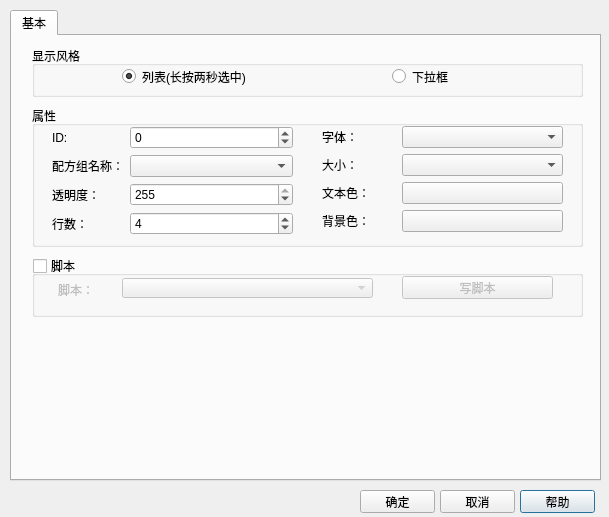
<?xml version="1.0" encoding="UTF-8"?>
<ui version="4.0">
 <class>QRecipeChoiceDlg</class>
 <widget class="QDialog" name="QRecipeChoiceDlg">
  <property name="geometry">
   <rect>
    <x>0</x>
    <y>0</y>
    <width>609</width>
    <height>517</height>
   </rect>
  </property>
  <property name="windowTitle">
   <string>配方选择器</string>
  </property>
  <widget class="QPushButton" name="m_helpBtn">
   <property name="geometry">
    <rect>
     <x>520</x>
     <y>490</y>
     <width>75</width>
     <height>23</height>
    </rect>
   </property>
   <property name="text">
    <string>帮助</string>
   </property>
  </widget>
  <widget class="QPushButton" name="m_okBtn">
   <property name="geometry">
    <rect>
     <x>360</x>
     <y>490</y>
     <width>75</width>
     <height>23</height>
    </rect>
   </property>
   <property name="text">
    <string>确定</string>
   </property>
  </widget>
  <widget class="QPushButton" name="m_cancelBtn">
   <property name="geometry">
    <rect>
     <x>440</x>
     <y>490</y>
     <width>75</width>
     <height>23</height>
    </rect>
   </property>
   <property name="text">
    <string>取消</string>
   </property>
  </widget>
  <widget class="QTabWidget" name="m_tabWidget">
   <property name="geometry">
    <rect>
     <x>10</x>
     <y>10</y>
     <width>591</width>
     <height>471</height>
    </rect>
   </property>
   <property name="currentIndex">
    <number>0</number>
   </property>
   <widget class="QWidget" name="tab">
    <attribute name="title">
     <string>基本</string>
    </attribute>
    <widget class="QGroupBox" name="m_UseMacroCkkgroupBox">
     <property name="geometry">
      <rect>
       <x>20</x>
       <y>220</y>
       <width>551</width>
       <height>61</height>
      </rect>
     </property>
     <property name="title">
      <string>脚本</string>
     </property>
     <property name="checkable">
      <bool>true</bool>
     </property>
     <property name="checked">
      <bool>false</bool>
     </property>
     <widget class="QLabel" name="label_8">
      <property name="geometry">
       <rect>
        <x>26</x>
        <y>26</y>
        <width>71</width>
        <height>16</height>
       </rect>
      </property>
      <property name="text">
       <string>脚本：</string>
      </property>
     </widget>
     <widget class="QComboBox" name="m_MacroCmBox">
      <property name="geometry">
       <rect>
        <x>90</x>
        <y>22</y>
        <width>251</width>
        <height>20</height>
       </rect>
      </property>
     </widget>
     <widget class="QPushButton" name="btn_new">
      <property name="geometry">
       <rect>
        <x>370</x>
        <y>20</y>
        <width>151</width>
        <height>23</height>
       </rect>
      </property>
      <property name="text">
       <string>写脚本</string>
      </property>
     </widget>
    </widget>
    <widget class="QGroupBox" name="groupBox">
     <property name="geometry">
      <rect>
       <x>20</x>
       <y>10</y>
       <width>551</width>
       <height>51</height>
      </rect>
     </property>
     <property name="title">
      <string>显示风格</string>
     </property>
     <widget class="QRadioButton" name="m_ComboradioBtn">
      <property name="geometry">
       <rect>
        <x>360</x>
        <y>20</y>
        <width>121</width>
        <height>21</height>
       </rect>
      </property>
      <property name="text">
       <string>下拉框</string>
      </property>
     </widget>
     <widget class="QRadioButton" name="m_TableradioBtn">
      <property name="geometry">
       <rect>
        <x>90</x>
        <y>20</y>
        <width>151</width>
        <height>21</height>
       </rect>
      </property>
      <property name="text">
       <string>列表(长按两秒选中)</string>
      </property>
      <property name="checked">
       <bool>true</bool>
      </property>
     </widget>
    </widget>
    <widget class="QGroupBox" name="groupBox_2">
     <property name="geometry">
      <rect>
       <x>20</x>
       <y>70</y>
       <width>551</width>
       <height>141</height>
      </rect>
     </property>
     <property name="title">
      <string>属性</string>
     </property>
     <widget class="QWidget" name="">
      <property name="geometry">
       <rect>
        <x>20</x>
        <y>20</y>
        <width>241</width>
        <height>111</height>
       </rect>
      </property>
      <layout class="QGridLayout" name="gridLayout">
       <item row="0" column="0">
        <widget class="QLabel" name="label_7">
         <property name="maximumSize">
          <size>
           <width>30</width>
           <height>16777215</height>
          </size>
         </property>
         <property name="text">
          <string>ID:</string>
         </property>
        </widget>
       </item>
       <item row="0" column="1">
        <widget class="QSpinBox" name="spinBox">
         <property name="minimum">
          <number>-1</number>
         </property>
         <property name="maximum">
          <number>100000</number>
         </property>
        </widget>
       </item>
       <item row="1" column="0">
        <widget class="QLabel" name="label_2">
         <property name="text">
          <string>配方组名称：</string>
         </property>
        </widget>
       </item>
       <item row="1" column="1">
        <widget class="QComboBox" name="comboBox"/>
       </item>
       <item row="2" column="0">
        <widget class="QLabel" name="m_Transparentlabel">
         <property name="text">
          <string>透明度：</string>
         </property>
        </widget>
       </item>
       <item row="2" column="1">
        <widget class="QSpinBox" name="m_TransparentspBox">
         <property name="maximum">
          <number>255</number>
         </property>
         <property name="value">
          <number>255</number>
         </property>
        </widget>
       </item>
       <item row="3" column="0">
        <widget class="QLabel" name="m_RowCountlabel">
         <property name="text">
          <string>行数：</string>
         </property>
        </widget>
       </item>
       <item row="3" column="1">
        <widget class="QSpinBox" name="m_RowCountSpBox">
         <property name="minimum">
          <number>2</number>
         </property>
         <property name="maximum">
          <number>50</number>
         </property>
         <property name="value">
          <number>4</number>
         </property>
        </widget>
       </item>
      </layout>
     </widget>
     <widget class="QWidget" name="">
      <property name="geometry">
       <rect>
        <x>290</x>
        <y>20</y>
        <width>241</width>
        <height>106</height>
       </rect>
      </property>
      <layout class="QGridLayout" name="gridLayout_2">
       <item row="0" column="0">
        <widget class="QLabel" name="label_3">
         <property name="text">
          <string>字体：</string>
         </property>
        </widget>
       </item>
       <item row="0" column="1">
        <widget class="QComboBox" name="m_fontCbBox">
         <property name="minimumSize">
          <size>
           <width>161</width>
           <height>0</height>
          </size>
         </property>
        </widget>
       </item>
       <item row="1" column="0">
        <widget class="QLabel" name="label_4">
         <property name="text">
          <string>大小：</string>
         </property>
        </widget>
       </item>
       <item row="1" column="1">
        <widget class="QComboBox" name="m_FontSizecbBox"/>
       </item>
       <item row="2" column="0">
        <widget class="QLabel" name="label_5">
         <property name="text">
          <string>文本色：</string>
         </property>
        </widget>
       </item>
       <item row="2" column="1">
        <widget class="QPushButton" name="m_TextColorpushBtn">
         <property name="text">
          <string/>
         </property>
        </widget>
       </item>
       <item row="3" column="0">
        <widget class="QLabel" name="label_6">
         <property name="text">
          <string>背景色：</string>
         </property>
        </widget>
       </item>
       <item row="3" column="1">
        <widget class="QPushButton" name="m_BackColorpushBtn">
         <property name="text">
          <string/>
         </property>
        </widget>
       </item>
      </layout>
     </widget>
    </widget>
   </widget>
  </widget>
 </widget>
 <resources/>
 <connections/>
</ui>
